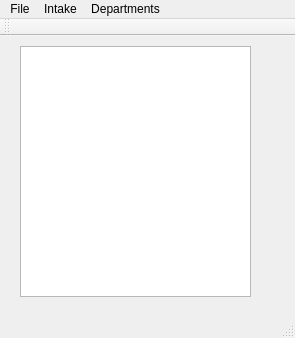
<?xml version="1.0" encoding="UTF-8"?>
<ui version="4.0">
 <class>Intake</class>
 <widget class="QMainWindow" name="Intake">
  <property name="geometry">
   <rect>
    <x>0</x>
    <y>0</y>
    <width>295</width>
    <height>338</height>
   </rect>
  </property>
  <property name="windowTitle">
   <string>Intake</string>
  </property>
  <widget class="QWidget" name="centralWidget">
   <widget class="QListWidget" name="listShipments">
    <property name="geometry">
     <rect>
      <x>20</x>
      <y>10</y>
      <width>231</width>
      <height>251</height>
     </rect>
    </property>
    <property name="font">
     <font>
      <family>URW Gothic L</family>
      <pointsize>16</pointsize>
     </font>
    </property>
   </widget>
  </widget>
  <widget class="QMenuBar" name="menuBar">
   <property name="geometry">
    <rect>
     <x>0</x>
     <y>0</y>
     <width>295</width>
     <height>25</height>
    </rect>
   </property>
   <widget class="QMenu" name="menuFile">
    <property name="title">
     <string>File</string>
    </property>
    <addaction name="quit"/>
   </widget>
   <widget class="QMenu" name="menuIntake">
    <property name="title">
     <string>Intake</string>
    </property>
    <addaction name="newBag"/>
    <addaction name="actionPost_Test"/>
   </widget>
   <widget class="QMenu" name="menuPages">
    <property name="title">
     <string>Departments</string>
    </property>
    <addaction name="actionCustomer_Relations"/>
    <addaction name="actionLab"/>
    <addaction name="actionFinishing"/>
    <addaction name="actionYield"/>
    <addaction name="actionProduct_Management"/>
    <addaction name="actionPackaging"/>
    <addaction name="actionDistillate"/>
    <addaction name="actionPOS"/>
    <addaction name="separator"/>
    <addaction name="actionPage_Switch_ON_OFF"/>
   </widget>
   <addaction name="menuFile"/>
   <addaction name="menuIntake"/>
   <addaction name="menuPages"/>
  </widget>
  <widget class="QToolBar" name="mainToolBar">
   <attribute name="toolBarArea">
    <enum>TopToolBarArea</enum>
   </attribute>
   <attribute name="toolBarBreak">
    <bool>false</bool>
   </attribute>
  </widget>
  <widget class="QStatusBar" name="statusBar"/>
  <action name="newBag">
   <property name="text">
    <string>Initial Intake</string>
   </property>
  </action>
  <action name="checkInventory">
   <property name="text">
    <string>Check Inventory</string>
   </property>
  </action>
  <action name="quit">
   <property name="text">
    <string>Quit</string>
   </property>
  </action>
  <action name="actionCustomer_Relations">
   <property name="text">
    <string>Customer Relations</string>
   </property>
  </action>
  <action name="actionLab">
   <property name="text">
    <string>Lab</string>
   </property>
  </action>
  <action name="actionFinishing">
   <property name="text">
    <string>Finishing</string>
   </property>
  </action>
  <action name="actionYield">
   <property name="text">
    <string>Yield</string>
   </property>
  </action>
  <action name="actionProduct_Management">
   <property name="text">
    <string>Product Management</string>
   </property>
  </action>
  <action name="actionPackaging">
   <property name="text">
    <string>Packaging</string>
   </property>
  </action>
  <action name="actionDistillate">
   <property name="text">
    <string>Distillate</string>
   </property>
  </action>
  <action name="actionPOS">
   <property name="text">
    <string>POS</string>
   </property>
  </action>
  <action name="actionPage_Switch_ON_OFF">
   <property name="checkable">
    <bool>true</bool>
   </property>
   <property name="checked">
    <bool>true</bool>
   </property>
   <property name="text">
    <string>Page Switch ON/OFF</string>
   </property>
  </action>
  <action name="actionPost_Test">
   <property name="text">
    <string>Post Test</string>
   </property>
  </action>
 </widget>
 <layoutdefault spacing="6" margin="11"/>
 <resources/>
 <connections/>
</ui>
